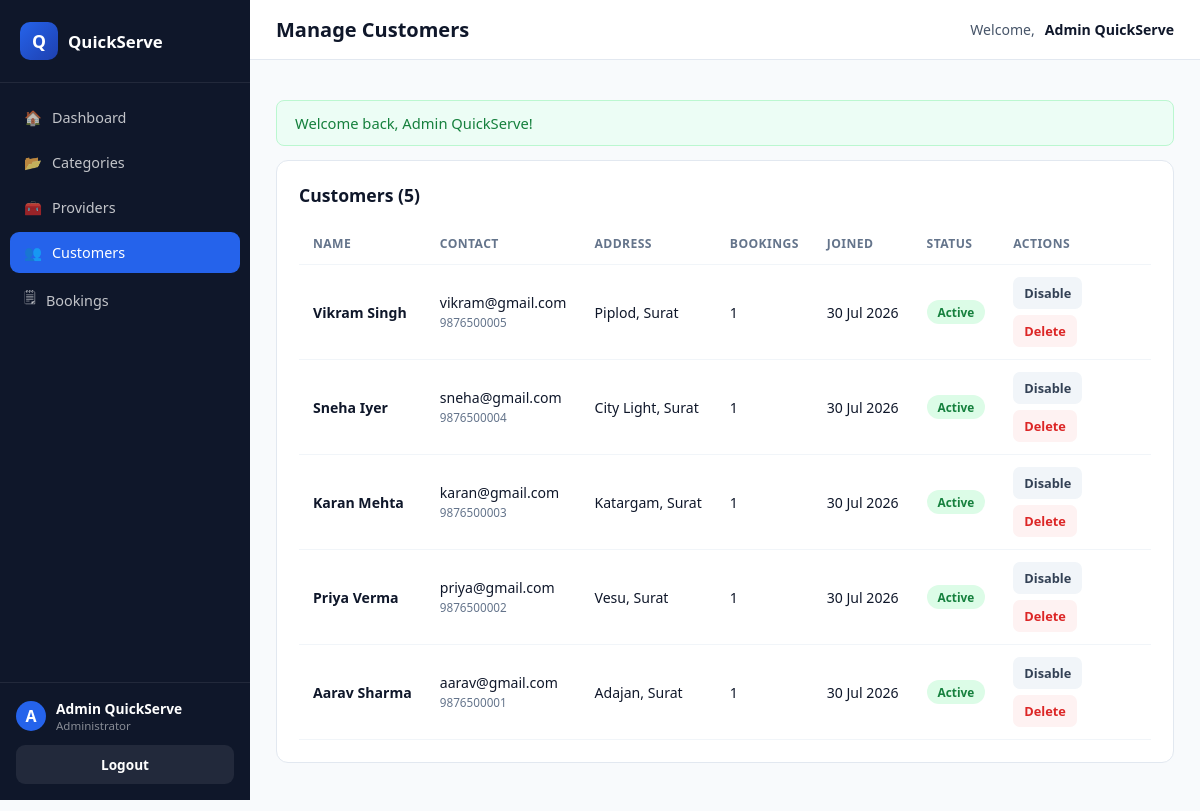
The page /admin/customers.php (signed in) on the database its author committed.
### tables this page shows
CREATE TABLE `customers` (
  `id` int(11) NOT NULL,
  `full_name` varchar(100) NOT NULL,
  `email` varchar(150) NOT NULL,
  `password` varchar(255) NOT NULL,
  `phone` varchar(15) DEFAULT NULL,
  `address` varchar(255) DEFAULT NULL,
  `profile_image` varchar(255) DEFAULT NULL,
  `status` tinyint(1) DEFAULT 1,
  `created_at` datetime DEFAULT NULL,
  `updated_at` datetime DEFAULT NULL
);

### admin/customers.php (the view, shortened to what this page needs)
<?php
require_once __DIR__ . '/../includes/functions.php';
$customers = $pdo->query(
    "SELECT c.*, (SELECT COUNT(*) FROM bookings b WHERE b.customer_id = c.id) AS booking_count
     FROM customers c ORDER BY c.created_at DESC"
)->fetchAll();
require __DIR__ . '/../includes/dash_shell_top.php';
?>
<div class="card">
  <div class="card-header"><h2>Customers (<?php echo count($customers); ?>)</h2></div>
  <?php if (!$customers): ?>
    <div class="empty-state"><div>👥</div><p>No customers registered yet.</p></div>
  <?php else: ?>
    <div class="table-wrap">
      <table class="data-table">
        <thead><tr><th>Name</th><th>Contact</th><th>Address</th><th>Bookings</th><th>Joined</th><th>Status</th><th>Actions</th></tr></thead>
        <tbody>
          <?php foreach ($customers as $c): ?>
            <tr>
              <td><strong><?php echo e($c['full_name']); ?></strong></td>
              <td><?php echo e($c['email']); ?><br><small style="color:var(--slate-500);"><?php echo e($c['phone']); ?></small></td>
              <td><?php echo e($c['address']); ?></td>
              <td><?php echo (int) $c['booking_count']; ?></td>
              <td><?php echo fdate($c['created_at']); ?></td>
              <td><span class="badge badge-<?php echo $c['status'] ? 'active' : 'inactive'; ?>"><?php echo $c['status'] ? 'Active' : 'Disabled'; ?></span></td>
              <td>
                <div class="action-btns">
                  <form method="POST" style="display:inline;"><?php echo csrf_field(); ?>
                    <button type="submit" class="icon-btn"><?php echo $c['status'] ? 'Disable' : 'Enable'; ?></button>
                  </form>
                  <form method="POST" style="display:inline;"><?php echo csrf_field(); ?>
                    <button type="submit" class="icon-btn delete" data-confirm="Permanently delete this customer and their bookings?">Delete</button>
                  </form>
                </div>
              </td>
            </tr>
          <?php endforeach; ?>
        </tbody>
      </table>
    </div>
  <?php endif; ?>
</div>
<?php require __DIR__ . '/../includes/dash_shell_bottom.php'; ?>

### assets/css/style.css (style rules this page uses)
:root { --primary: #2563eb; --primary-dark: #1d4ed8; --primary-darker: #1e40af; --primary-light: #dbeafe; --primary-lighter: #eff6ff; --accent: #60a5fa; --success: #16a34a; --danger: #dc2626; --warning: #d97706; --slate-900: #0f172a; --slate-700: #334155; --slate-600: #475569; --slate-500: #64748b; --slate-400: #94a3b8; --slate-300: #cbd5e1; --slate-200: #e2e8f0; --slate-100: #f1f5f9; --slate-50: #f8fafc; --white: #ffffff; --radius: 12px; --radius-sm: 8px; --shadow: 0 4px 20px rgba(15, 23, 42, 0.08); --shadow-lg: 0 12px 36px rgba(15, 23, 42, 0.14); --font: 'Segoe UI', Roboto, Helvetica, Arial, sans-serif; }
* { box-sizing: border-box; }
html, body { margin: 0; padding: 0; font-family: var(--font); color: var(--slate-900); background: var(--slate-50); scroll-behavior: smooth; }
button { font-family: inherit; cursor: pointer; }
.card { background: #fff; border-radius: var(--radius); border: 1px solid var(--slate-200); padding: 22px; margin-bottom: 22px; }
.card-header { display: flex; align-items: center; justify-content: space-between; margin-bottom: 16px; }
.card-header h2 { font-size: 1.1rem; margin: 0; }
.table-wrap { overflow-x: auto; }
table.data-table { width: 100%; border-collapse: collapse; font-size: 0.88rem; }
table.data-table th, table.data-table td { padding: 12px 14px; text-align: left; border-bottom: 1px solid var(--slate-100); white-space: nowrap; }
table.data-table th { color: var(--slate-500); font-weight: 700; font-size: 0.76rem; text-transform: uppercase; letter-spacing: 0.4px; }
.badge { display: inline-block; padding: 4px 11px; border-radius: 999px; font-size: 0.74rem; font-weight: 700; text-transform: capitalize; }
.badge-active { background: #dcfce7; color: #15803d; }
.action-btns { display: flex; gap: 6px; flex-wrap: wrap; }
.icon-btn { border: none; background: var(--slate-100); color: var(--slate-700); padding: 7px 11px; border-radius: 7px; font-size: 0.8rem; font-weight: 600; }
.icon-btn.delete { background: #fef2f2; color: var(--danger); }

### rows shown on the page
customers: full_name "Vikram Singh", email "vikram@gmail.com", phone "9876500005", address "Piplod, Surat", booking_count "1", created_at "30 Jul 2026", status "Active"
customers: full_name "Sneha Iyer", email "sneha@gmail.com", phone "9876500004", address "City Light, Surat", booking_count "1", created_at "30 Jul 2026", status "Active"
customers: full_name "Karan Mehta", email "karan@gmail.com", phone "9876500003", address "Katargam, Surat", booking_count "1", created_at "30 Jul 2026", status "Active"
customers: full_name "Priya Verma", email "priya@gmail.com", phone "9876500002", address "Vesu, Surat", booking_count "1", created_at "30 Jul 2026", status "Active"
customers: full_name "Aarav Sharma", email "aarav@gmail.com", phone "9876500001", address "Adajan, Surat", booking_count "1", created_at "30 Jul 2026", status "Active"

### other values the page prints
$item['icon'] "🏠"
$item['label'] "Dashboard"
$item['icon'] "📂"
$item['label'] "Categories"
$item['icon'] "🧰"
$item['label'] "Providers"
$item['icon'] "👥"
$item['label'] "Customers"
$item['icon'] "🗒"
$item['label'] "Bookings"
substr($dashUserName, 0, 1) "A"
$dashUserName "Admin QuickServe"
$dashUserSub "Administrator"
$pageTitle "Manage Customers"
$flash['message'] "Welcome back, Admin QuickServe!"
